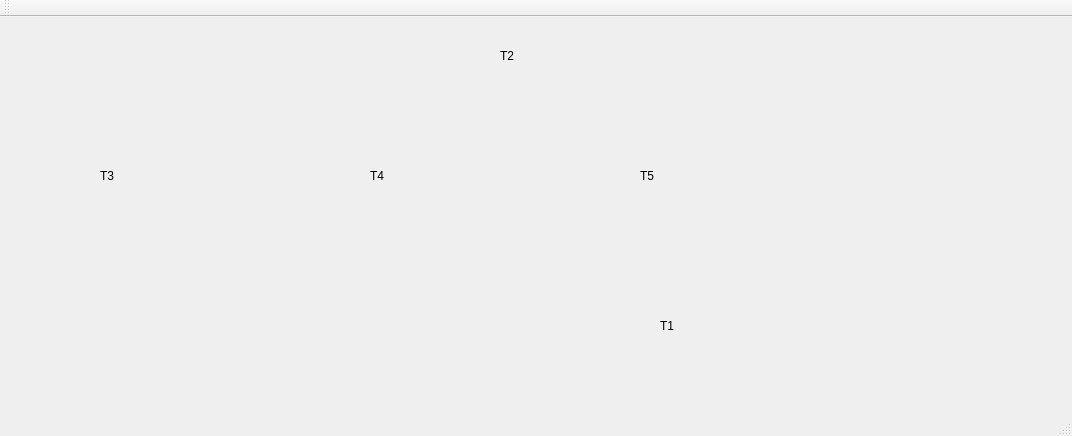
<?xml version="1.0" encoding="UTF-8"?>
<ui version="4.0">
 <class>MainWindow</class>
 <widget class="QMainWindow" name="MainWindow">
  <property name="geometry">
   <rect>
    <x>0</x>
    <y>0</y>
    <width>1072</width>
    <height>436</height>
   </rect>
  </property>
  <property name="windowTitle">
   <string>MainWindow</string>
  </property>
  <widget class="QWidget" name="centralWidget">
   <widget class="QLabel" name="label_trem1">
    <property name="geometry">
     <rect>
      <x>660</x>
      <y>300</y>
      <width>21</width>
      <height>17</height>
     </rect>
    </property>
    <property name="styleSheet">
     <string notr="true">QLabel { background: &quot;#8064a2&quot;; color: &quot;#ffffff&quot;;}</string>
    </property>
    <property name="text">
     <string>T1</string>
    </property>
   </widget>
   <widget class="QLabel" name="label_trilho1">
    <property name="geometry">
     <rect>
      <x>250</x>
      <y>30</y>
      <width>250</width>
      <height>17</height>
     </rect>
    </property>
    <property name="styleSheet">
     <string notr="true">QLabel { background: &quot;#4f81bd&quot;;}</string>
    </property>
    <property name="text">
     <string/>
    </property>
   </widget>
   <widget class="QLabel" name="label_trilho2">
    <property name="geometry">
     <rect>
      <x>250</x>
      <y>150</y>
      <width>250</width>
      <height>17</height>
     </rect>
    </property>
    <property name="styleSheet">
     <string notr="true">QLabel { background: &quot;#4f81bd&quot;;}</string>
    </property>
    <property name="text">
     <string/>
    </property>
   </widget>
   <widget class="QLabel" name="label_trilho3">
    <property name="geometry">
     <rect>
      <x>500</x>
      <y>30</y>
      <width>21</width>
      <height>137</height>
     </rect>
    </property>
    <property name="styleSheet">
     <string notr="true">QLabel { background: &quot;#4f81bd&quot;;}</string>
    </property>
    <property name="text">
     <string/>
    </property>
   </widget>
   <widget class="QLabel" name="label_trilho4">
    <property name="geometry">
     <rect>
      <x>230</x>
      <y>30</y>
      <width>21</width>
      <height>137</height>
     </rect>
    </property>
    <property name="styleSheet">
     <string notr="true">QLabel { background: &quot;#4f81bd&quot;;}</string>
    </property>
    <property name="text">
     <string/>
    </property>
   </widget>
   <widget class="QLabel" name="label_trilho4_2">
    <property name="geometry">
     <rect>
      <x>770</x>
      <y>30</y>
      <width>21</width>
      <height>137</height>
     </rect>
    </property>
    <property name="styleSheet">
     <string notr="true">QLabel { background: &quot;#4f81bd&quot;;}</string>
    </property>
    <property name="text">
     <string/>
    </property>
   </widget>
   <widget class="QLabel" name="label_trilho1_2">
    <property name="geometry">
     <rect>
      <x>520</x>
      <y>30</y>
      <width>250</width>
      <height>17</height>
     </rect>
    </property>
    <property name="styleSheet">
     <string notr="true">QLabel { background: &quot;#4f81bd&quot;;}</string>
    </property>
    <property name="text">
     <string/>
    </property>
   </widget>
   <widget class="QLabel" name="label_trilho2_2">
    <property name="geometry">
     <rect>
      <x>520</x>
      <y>150</y>
      <width>250</width>
      <height>17</height>
     </rect>
    </property>
    <property name="styleSheet">
     <string notr="true">QLabel { background: &quot;#4f81bd&quot;;}</string>
    </property>
    <property name="text">
     <string/>
    </property>
   </widget>
   <widget class="QLabel" name="label_trem2">
    <property name="geometry">
     <rect>
      <x>500</x>
      <y>30</y>
      <width>21</width>
      <height>17</height>
     </rect>
    </property>
    <property name="styleSheet">
     <string notr="true">QLabel { background: &quot;#f79646&quot;; color: &quot;#ffffff&quot;;}</string>
    </property>
    <property name="text">
     <string>T2</string>
    </property>
   </widget>
   <widget class="QLabel" name="label_trilho3_2">
    <property name="geometry">
     <rect>
      <x>370</x>
      <y>166</y>
      <width>21</width>
      <height>151</height>
     </rect>
    </property>
    <property name="styleSheet">
     <string notr="true">QLabel { background: &quot;#4f81bd&quot;;}</string>
    </property>
    <property name="text">
     <string/>
    </property>
   </widget>
   <widget class="QLabel" name="label_trilho4_3">
    <property name="geometry">
     <rect>
      <x>100</x>
      <y>166</y>
      <width>21</width>
      <height>151</height>
     </rect>
    </property>
    <property name="styleSheet">
     <string notr="true">QLabel { background: &quot;#4f81bd&quot;;}</string>
    </property>
    <property name="text">
     <string/>
    </property>
   </widget>
   <widget class="QLabel" name="label_trilho4_4">
    <property name="geometry">
     <rect>
      <x>640</x>
      <y>166</y>
      <width>21</width>
      <height>151</height>
     </rect>
    </property>
    <property name="styleSheet">
     <string notr="true">QLabel { background: &quot;#4f81bd&quot;;}</string>
    </property>
    <property name="text">
     <string/>
    </property>
   </widget>
   <widget class="QLabel" name="label_trilho2_3">
    <property name="geometry">
     <rect>
      <x>120</x>
      <y>300</y>
      <width>250</width>
      <height>17</height>
     </rect>
    </property>
    <property name="styleSheet">
     <string notr="true">QLabel { background: &quot;#4f81bd&quot;;}</string>
    </property>
    <property name="text">
     <string/>
    </property>
   </widget>
   <widget class="QLabel" name="label_trilho2_4">
    <property name="geometry">
     <rect>
      <x>390</x>
      <y>300</y>
      <width>250</width>
      <height>17</height>
     </rect>
    </property>
    <property name="styleSheet">
     <string notr="true">QLabel { background: &quot;#4f81bd&quot;;}</string>
    </property>
    <property name="text">
     <string/>
    </property>
   </widget>
   <widget class="QLabel" name="label_trilho2_5">
    <property name="geometry">
     <rect>
      <x>660</x>
      <y>300</y>
      <width>250</width>
      <height>17</height>
     </rect>
    </property>
    <property name="styleSheet">
     <string notr="true">QLabel { background: &quot;#4f81bd&quot;;}</string>
    </property>
    <property name="text">
     <string/>
    </property>
   </widget>
   <widget class="QLabel" name="label_trilho4_5">
    <property name="geometry">
     <rect>
      <x>910</x>
      <y>166</y>
      <width>21</width>
      <height>151</height>
     </rect>
    </property>
    <property name="styleSheet">
     <string notr="true">QLabel { background: &quot;#4f81bd&quot;;}</string>
    </property>
    <property name="text">
     <string/>
    </property>
   </widget>
   <widget class="QLabel" name="label_trilho2_6">
    <property name="geometry">
     <rect>
      <x>790</x>
      <y>150</y>
      <width>141</width>
      <height>17</height>
     </rect>
    </property>
    <property name="styleSheet">
     <string notr="true">QLabel { background: &quot;#4f81bd&quot;;}</string>
    </property>
    <property name="text">
     <string/>
    </property>
   </widget>
   <widget class="QLabel" name="label_trilho2_7">
    <property name="geometry">
     <rect>
      <x>100</x>
      <y>150</y>
      <width>130</width>
      <height>17</height>
     </rect>
    </property>
    <property name="styleSheet">
     <string notr="true">QLabel { background: &quot;#4f81bd&quot;;}</string>
    </property>
    <property name="text">
     <string/>
    </property>
   </widget>
   <widget class="QLabel" name="label_trem3">
    <property name="geometry">
     <rect>
      <x>100</x>
      <y>150</y>
      <width>21</width>
      <height>17</height>
     </rect>
    </property>
    <property name="styleSheet">
     <string notr="true">QLabel { background: &quot;#395e89&quot;; color: &quot;#ffffff&quot;;}</string>
    </property>
    <property name="text">
     <string>T3</string>
    </property>
   </widget>
   <widget class="QLabel" name="label_trem4">
    <property name="geometry">
     <rect>
      <x>370</x>
      <y>150</y>
      <width>21</width>
      <height>17</height>
     </rect>
    </property>
    <property name="styleSheet">
     <string notr="true">QLabel { background: &quot;#c0504d&quot;; color: &quot;#ffffff&quot;;}</string>
    </property>
    <property name="text">
     <string>T4</string>
    </property>
   </widget>
   <widget class="QLabel" name="label_trem5">
    <property name="geometry">
     <rect>
      <x>640</x>
      <y>150</y>
      <width>21</width>
      <height>17</height>
     </rect>
    </property>
    <property name="styleSheet">
     <string notr="true">QLabel { background: &quot;#9bbb59&quot;; color: &quot;#ffffff&quot;;}</string>
    </property>
    <property name="text">
     <string>T5</string>
    </property>
   </widget>
   <zorder>label_trilho1</zorder>
   <zorder>label_trilho2</zorder>
   <zorder>label_trilho3</zorder>
   <zorder>label_trilho4</zorder>
   <zorder>label_trem1</zorder>
   <zorder>label_trilho4_2</zorder>
   <zorder>label_trilho1_2</zorder>
   <zorder>label_trilho2_2</zorder>
   <zorder>label_trem2</zorder>
   <zorder>label_trilho3_2</zorder>
   <zorder>label_trilho4_3</zorder>
   <zorder>label_trilho4_4</zorder>
   <zorder>label_trilho2_3</zorder>
   <zorder>label_trilho2_4</zorder>
   <zorder>label_trilho2_5</zorder>
   <zorder>label_trilho4_5</zorder>
   <zorder>label_trilho2_6</zorder>
   <zorder>label_trilho2_7</zorder>
   <zorder>label_trem3</zorder>
   <zorder>label_trem4</zorder>
   <zorder>label_trem5</zorder>
  </widget>
  <widget class="QMenuBar" name="menuBar">
   <property name="geometry">
    <rect>
     <x>0</x>
     <y>0</y>
     <width>1072</width>
     <height>22</height>
    </rect>
   </property>
  </widget>
  <widget class="QToolBar" name="mainToolBar">
   <attribute name="toolBarArea">
    <enum>TopToolBarArea</enum>
   </attribute>
   <attribute name="toolBarBreak">
    <bool>false</bool>
   </attribute>
  </widget>
  <widget class="QStatusBar" name="statusBar"/>
 </widget>
 <layoutdefault spacing="6" margin="11"/>
 <resources/>
 <connections/>
</ui>
